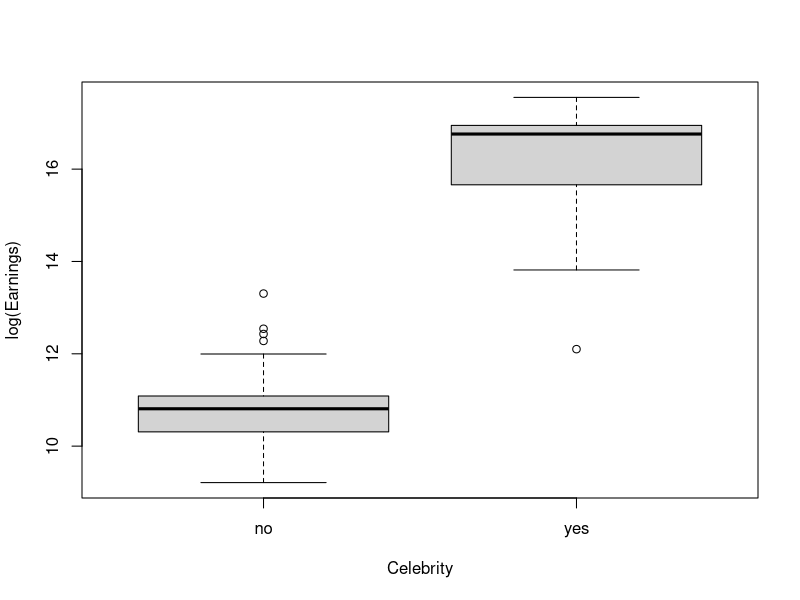
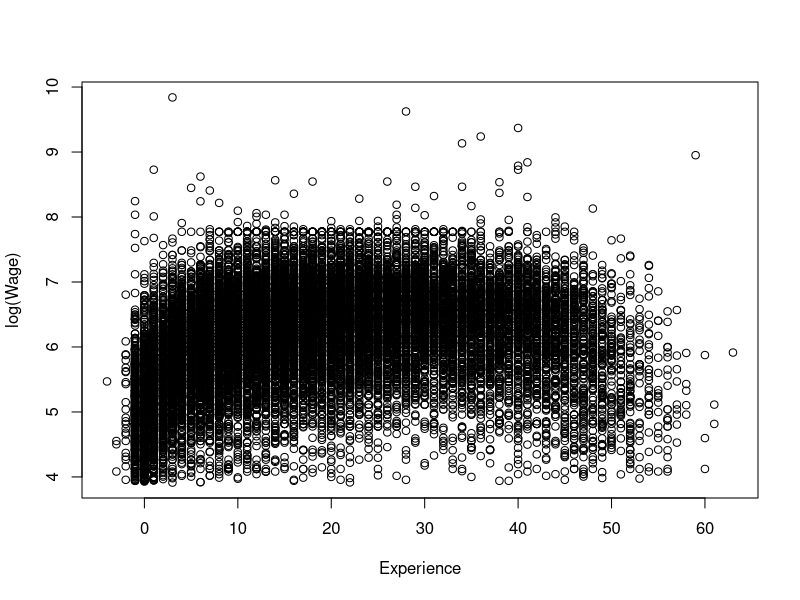
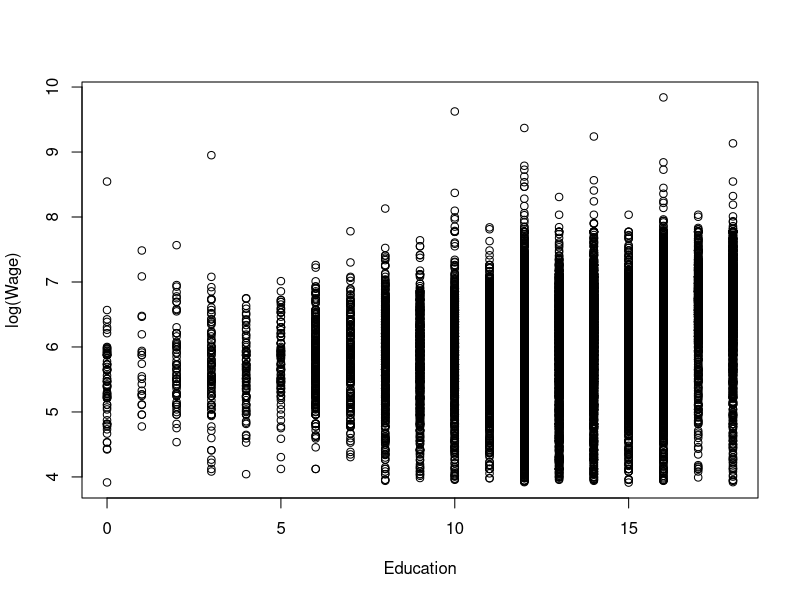
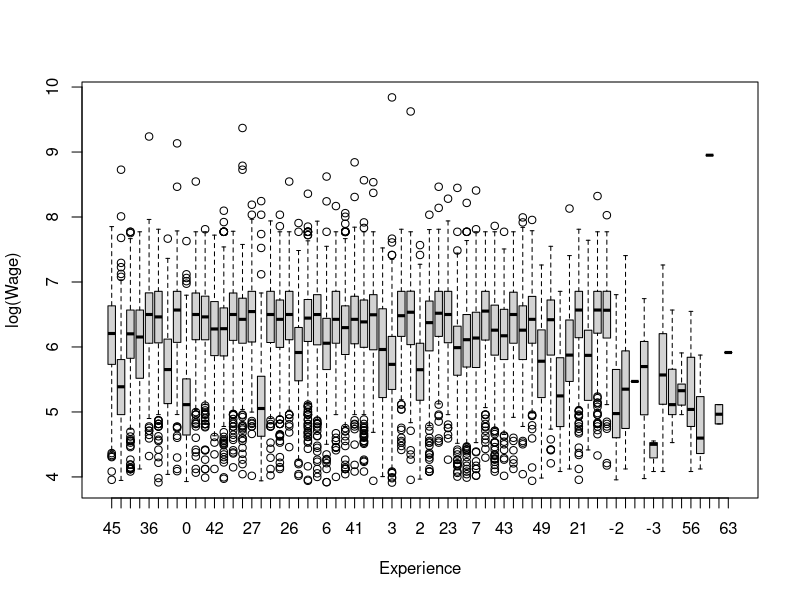
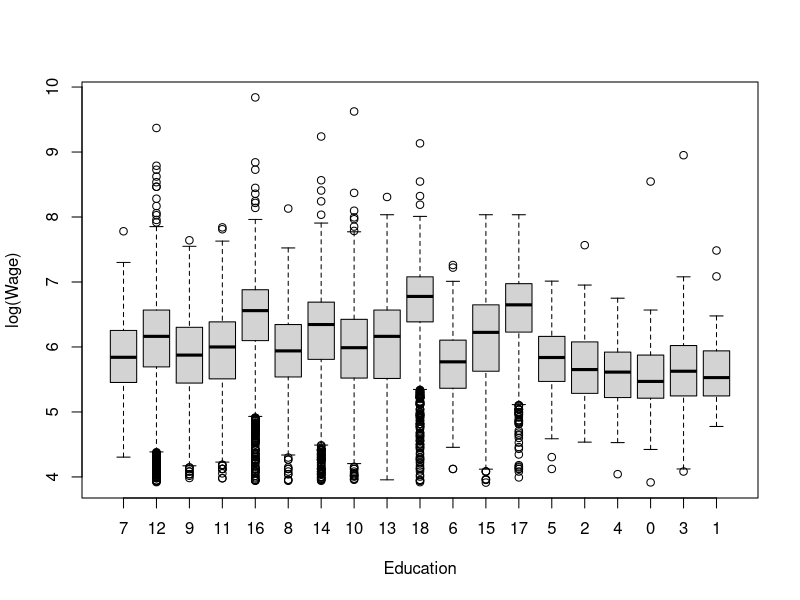
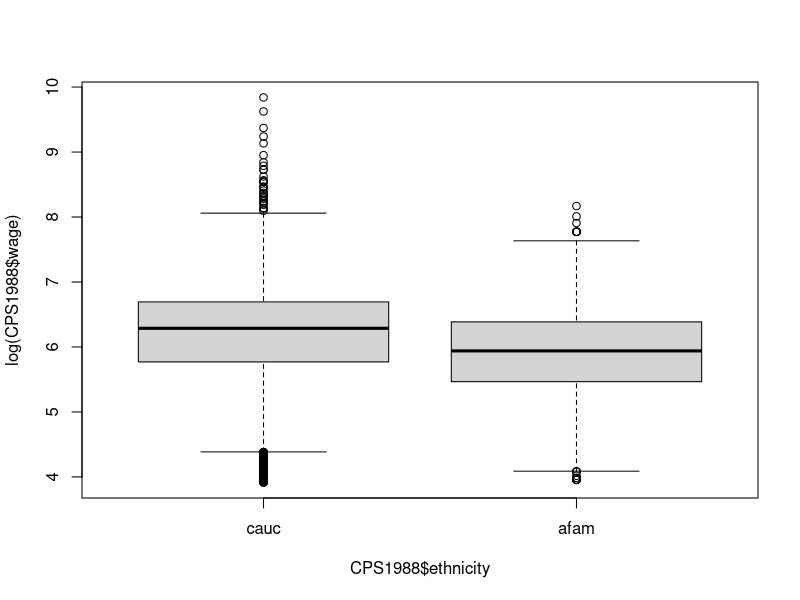
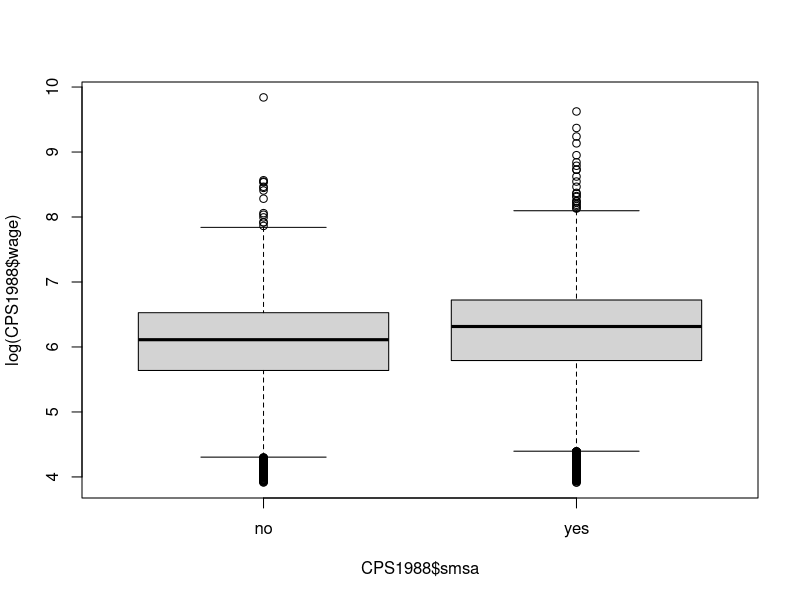
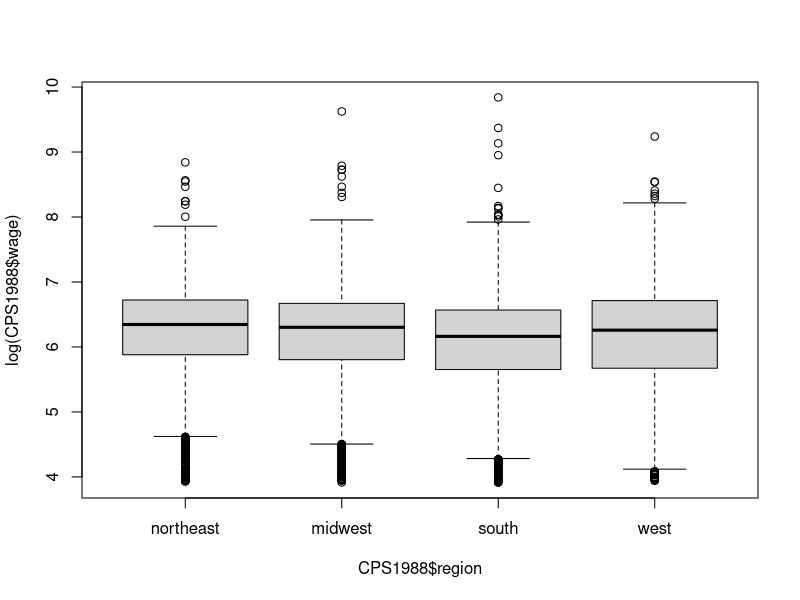

Reproduce these figures in R, in order.
library(AER)
library(dplyr)
library(KernSmooth)
set.seed(30)
# Chapter 2
## 1
A=diag(1,10)
A[1,1]<-1
A[10,10]<-1
for (i in 2:9) {
  A[i,i]<-2
}
for (i in 1:9) {
  A[i,i+1]<--1
}
for (i in 2:10) {
  A[i,i-1]<--1
}
A

amatrix<-function(n) {
  A=diag(1,n)
  for (i in 2:(n-1)) {
    A[i,i]<-2
  }
  for (i in 1:(n-1)) {
    A[i,i+1]<--1
  }
  for (i in 2:n) {
    A[i,i-1]<--1
  }
  return(A)
}
all(amatrix(10)==A)
## 2
data("Parade2005")
Parade<-tbl_df(Parade2005)
Parade %>% filter(state=="CA") %>% summarise(CaliMean=mean(earnings))
Parade %>% filter(state=="ID") %>% summarise (IdahoTotal=n())
Parade %>% filter(celebrity=="yes") %>% summarise(CelebMean=mean(earnings),CelebMedian=median(earnings))
plot(log(Parade$earnings)~Parade$celebrity,xlab="Celebrity",ylab="log(Earnings)")

## 3
density(log(Parade$earnings))
density(log(Parade$earnings),bw="SJ")

## 4
# a
data("CPS1988")
plot(log(CPS1988$wage)~CPS1988$experience,xlab="Experience",ylab="log(Wage)")
plot(log(CPS1988$wage)~CPS1988$education,xlab="Education",ylab="log(Wage)")
# b
CPS1988$education<-factor(CPS1988$education,levels = unique(CPS1988$education))
CPS1988$experience<-factor(CPS1988$experience,levels = unique(CPS1988$experience))
plot(log(CPS1988$wage)~CPS1988$experience,xlab="Experience",ylab="log(Wage)")
plot(log(CPS1988$wage)~CPS1988$education,xlab="Education",ylab="log(Wage)")
# c
plot(log(CPS1988$wage)~CPS1988$ethnicity)
plot(log(CPS1988$wage)~CPS1988$smsa)
plot(log(CPS1988$wage)~CPS1988$region)
plot(log(CPS1988$wage)~CPS1988$parttime)
